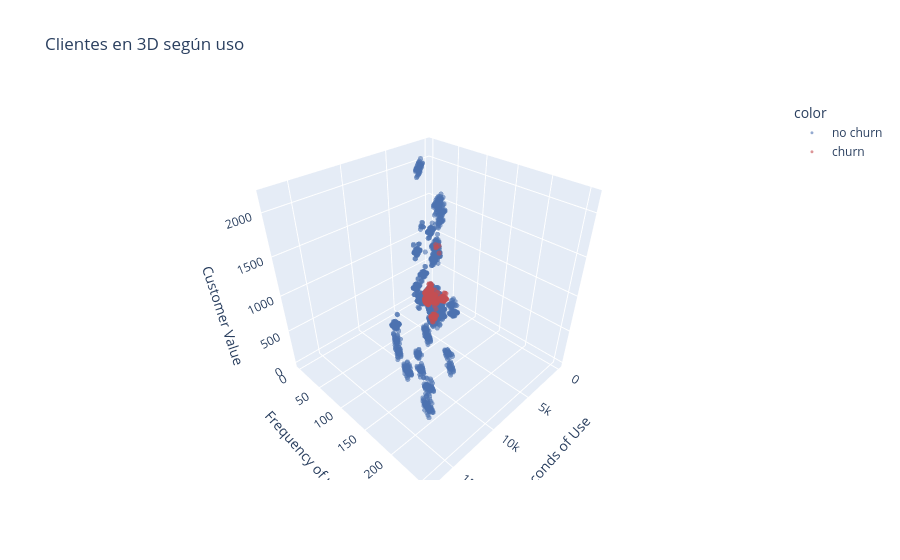

Write notebook code for a chart like this one.
### Markdown cell above
**Qué dio**: los churners se agrupan abajo a la izquierda (uso y valor bajos) pero pisados por los que se quedan, sin frontera limpia. **Qué concluyo**: con dos variables no alcanza; va a hacer falta un modelo que combine varias y capture no linealidades.

### Vista 3D interactiva

Scatter 3D (segundos, frecuencia, customer value) coloreado por churn.

- **Para qué**: sumar una tercera dimensión de uso y rotar para ver si en 3D se separan mejor.
- **Qué espero**: que el churn quede algo más aislado al agregar el eje, pero igual con zona de mezcla.
- **Qué dio**: ver gráfico interactivo abajo.

### Code cell
fig = px.scatter_3d(df, x="Seconds of Use", y="Frequency of use", z="Customer Value",
                    color=df["Churn"].map({0: "no churn", 1: "churn"}), opacity=0.6,
                    color_discrete_map={"no churn": "#4c72b0", "churn": "#c44e52"},
                    title="Clientes en 3D según uso")
fig.update_traces(marker_size=3)
fig

### Figure 1 — Plotly figure (JSON) as saved in the notebook; plotly's stock layout.template omitted (floating-point values rounded to 4 significant figures; data arrays with more than 128 entries replaced by an {"elided": "..."} marker saying what was removed)
{"data": [{"hovertemplate": "color=no churn<br>Seconds of Use=%{x}<br>Frequency of use=%{y}<br>Customer Value=%{z}<extra></extra>", "legendgroup": "no churn", "marker": {"color": "#4c72b0", "opacity": 0.6, "size": 3, "symbol": "circle"}, "mode": "markers", "name": "no churn", "scene": "scene", "showlegend": true, "type": "scatter3d", "x": {"elided": "2655 int values"}, "y": {"elided": "2655 int values"}, "z": {"elided": "2655 float values"}}, {"hovertemplate": "color=churn<br>Seconds of Use=%{x}<br>Frequency of use=%{y}<br>Customer Value=%{z}<extra></extra>", "legendgroup": "churn", "marker": {"color": "#c44e52", "opacity": 0.6, "size": 3, "symbol": "circle"}, "mode": "markers", "name": "churn", "scene": "scene", "showlegend": true, "type": "scatter3d", "x": {"elided": "495 int values"}, "y": {"elided": "495 int values"}, "z": {"elided": "495 float values"}}], "layout": {"legend": {"title": {"text": "color"}, "tracegroupgap": 0}, "scene": {"domain": {"x": [0, 1], "y": [0, 1]}, "xaxis": {"title": {"text": "Seconds of Use"}}, "yaxis": {"title": {"text": "Frequency of use"}}, "zaxis": {"title": {"text": "Customer Value"}}}, "title": {"text": "Clientes en 3D según uso"}}}
